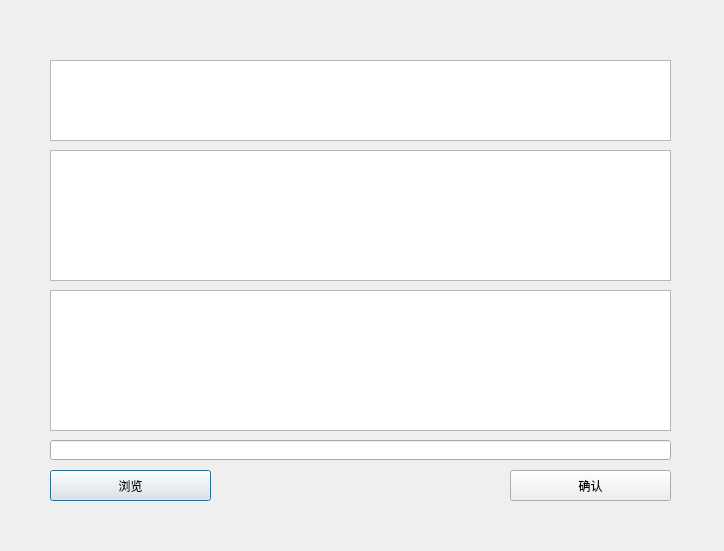
<?xml version="1.0" encoding="UTF-8"?>
<ui version="4.0">
 <class>guidetextset</class>
 <widget class="QDialog" name="guidetextset">
  <property name="geometry">
   <rect>
    <x>0</x>
    <y>0</y>
    <width>724</width>
    <height>551</height>
   </rect>
  </property>
  <property name="windowTitle">
   <string>Dialog</string>
  </property>
  <widget class="QTextEdit" name="textEdit_LOGIN_GUIDE_TEXT">
   <property name="geometry">
    <rect>
     <x>50</x>
     <y>60</y>
     <width>621</width>
     <height>81</height>
    </rect>
   </property>
  </widget>
  <widget class="QTextEdit" name="textEdit_LOGIN_SLOGAN1">
   <property name="geometry">
    <rect>
     <x>50</x>
     <y>150</y>
     <width>621</width>
     <height>131</height>
    </rect>
   </property>
  </widget>
  <widget class="QTextEdit" name="lineEdit_LOGIN_SLOGAN2">
   <property name="geometry">
    <rect>
     <x>50</x>
     <y>290</y>
     <width>621</width>
     <height>141</height>
    </rect>
   </property>
   <property name="html">
    <string>&lt;!DOCTYPE HTML PUBLIC &quot;-//W3C//DTD HTML 4.0//EN&quot; &quot;http://www.w3.org/TR/REC-html40/strict.dtd&quot;&gt;
&lt;html&gt;&lt;head&gt;&lt;meta name=&quot;qrichtext&quot; content=&quot;1&quot; /&gt;&lt;meta charset=&quot;utf-8&quot; /&gt;&lt;style type=&quot;text/css&quot;&gt;
p, li { white-space: pre-wrap; }
hr { height: 1px; border-width: 0; }
li.unchecked::marker { content: &quot;\2610&quot;; }
li.checked::marker { content: &quot;\2612&quot;; }
&lt;/style&gt;&lt;/head&gt;&lt;body style=&quot; font-family:'Microsoft YaHei UI'; font-size:9pt; font-weight:400; font-style:normal;&quot;&gt;
&lt;p style=&quot;-qt-paragraph-type:empty; margin-top:0px; margin-bottom:0px; margin-left:0px; margin-right:0px; -qt-block-indent:0; text-indent:0px;&quot;&gt;&lt;br /&gt;&lt;/p&gt;&lt;/body&gt;&lt;/html&gt;</string>
   </property>
  </widget>
  <widget class="QPushButton" name="pushButton_browse">
   <property name="geometry">
    <rect>
     <x>50</x>
     <y>470</y>
     <width>161</width>
     <height>31</height>
    </rect>
   </property>
   <property name="text">
    <string>浏览</string>
   </property>
  </widget>
  <widget class="QLineEdit" name="textEdit_backgroundpath">
   <property name="geometry">
    <rect>
     <x>50</x>
     <y>440</y>
     <width>621</width>
     <height>20</height>
    </rect>
   </property>
  </widget>
  <widget class="QPushButton" name="pushButton_ok">
   <property name="geometry">
    <rect>
     <x>510</x>
     <y>470</y>
     <width>161</width>
     <height>31</height>
    </rect>
   </property>
   <property name="text">
    <string>确认</string>
   </property>
  </widget>
 </widget>
 <resources/>
 <connections/>
</ui>
